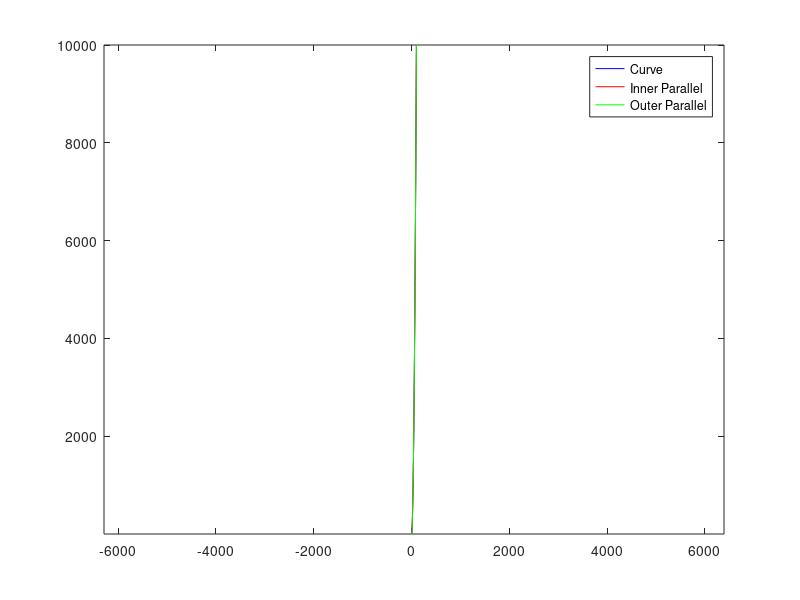

This chart was generated by the following MATLAB code:
function [x_inner, y_inner, x_outer, y_outer, R, unv, concavity, overlap]= parallelCurve(x, y, d, make_plot, flag1)
% % parallel_curve: Calculates the inner and outer parallel curves to the given x, y pairs.
% %
% % Syntax:
% %
% % [x_inner, y_inner, x_outer, y_outer, R, unv, concavity, overlap]=parallel_curve(x, y, d, make_plot);
% %
% % **********************************************************************
% %
% % Description
% %
% % Calculates the inner and outer parallel curves to the given x, y
% % coordinate pairs.  By default the inner parallel is toward the center 
% % of curvature while the outer parallel is away from the center of 
% % curvature.  Use  flag1=0 to make the parallels stay on opposite sides 
% % of the curve.  Input the x and y coordinate pairs, distance between 
% % the curve and the parallel, and whether to plot the curves.
% %
% % Program is currently limited to rectangular coordinates.
% % Attempts to make sure the parellels are always inner or outer.
% % The inner parallel is toward the center of curvature
% % while the outer parallel is away from the center of curvature.
% % If the radius of curvature become infinite adn the center of curvature 
% % changes sides then the parallels will switch sides.  If the parallels 
% % should stay on teh sae sides then set flag1=0 to keep the parallels
% % on the sides.  
% % 
% % Implements "axis equal" so that the curves appear with equal
% % scaling.  If this is a problem, type "axis normal" and the scaling goes
% % back to the default.  This will have to be done for every plot or feel
% % free to modify the program.
% %
% % **********************************************************************
% %
% % Input Variables
% %
% % x=1:100;        % (meters) position column-vector in the x-direction
% %                 % default is x=1:100;
% %
% % y=x.^3;         % (meters) position column-vector in the y-direction
% %                 % default is y=x.^2;
% %
% % d=10;           % (meters) distance from curve to the parallel curve
% %             	% default is d=1;
% %
% % make_plot=1;    % 1 makes a plot of the curve and parallels
% %                 % otherwise on plots are generated.
% %                 % default is make_plot=1;
% %
% % flag1
% %
% % **********************************************************************
% %
% % Output Variables
% %
% % x_inner     % (meters) x positions of the inner parallel curve
% %
% % y_inner     % (meters) y positions of the inner parallel curve
% %
% % x_outer     % (meters) x positions of the outer parallel curve
% %
% % y_outer     % (meters) y positions of the outer parallel curve
% %
% % R           % (meters) radius of curvature
% %
% % unv         % (meters) unit normal vector at each position
% %
% % concavity   % (-1) concave down
% %             % (+1) concave up
% %
% % overlap     % (boolean) indicates whether the distance between the
% %             %  parallel curves is greater than the radius of curvature.
% %             % if overlap is 1 then there may be cusps and the parallels
% %             % may be overlapping one another.
% %
% % **********************************************************************
%
%
% Example='1';
% 
% x=[0:0.1:0.5];
% y=[0.4 0.375 0.35 0.325 0.275 0.15];
% p=polyfit(x,y,3);
% x=0:.01:.5;
% y=polyval(p,x);
% d=0.07;
% make_plot=1;
% flag1=0;
% [x_inner, y_inner, x_outer, y_outer, R, unv, concavity, overlap]=parallel_curve(x, y, d, make_plot, flag1);
% 
% 
%
% Example='2';
% 
% x=1:100;
% y=x.^2;
% d=1;
% make_plot=1;
% [x_inner, y_inner, x_outer, y_outer, R, unv, concavity, overlap]=parallel_curve(x, y, d, make_plot);
%
%
% Example='3';
%
% x=1:100;
% y=log10(x);
% d=1;
% make_plot=1;
% [x_inner, y_inner, x_outer, y_outer, R, unv, concavity, overlap]=parallel_curve(x, y, d, make_plot);
%
%
% Example='4';
%
% x=1/1000*(0:10000);
% y=sin(2*pi*x);
% d=1;
% make_plot=1;
% [x_inner, y_inner, x_outer, y_outer, R, unv, concavity, overlap]=parallel_curve(x, y, d, make_plot);
%
%
% Example='5';
%
% x=1/1000*(0:10000);
% y=sin(2*pi*x);
% d=1;
% make_plot=1;
% [x_inner, y_inner, x_outer, y_outer, R, unv, concavity, overlap]=parallel_curve(x, y, d, make_plot);
%
%
% Example='6';
%
% x=1/1000*(0:10000);
% y=10*sin(2*pi*x);
% d=10;
% make_plot=1;
% [x_inner, y_inner, x_outer, y_outer, R, unv, concavity, overlap]=parallel_curve(x, y, d, make_plot);
%
%
%
% % **********************************************************************
% %
% %
% %
% % List of Dependent Subprograms for
% % parallel_curve
% %
% % FEX ID# is the File ID on the Matlab Central File Exchange
% %
% %
% % Program Name   Author   FEX ID#
% % 1) magn		Paolo de Leva		8782
% %
% %
% %
% % **********************************************************************
% %
% % References
% %
% % http://xahlee.org/SpecialPlaneCurves_dir/Parallel_dir/parallel.html
% %
% % Gray, A. "Parallel Curves." §5.7 in Modern Differential Geometry of
% %           Curves and Surfaces with Mathematica, 2nd ed. Boca Raton,
% %           FL: CRC Press, pp. 115-117, 1997.
% %
% % Lawrence, J. D. A Catalog of Special Plane Curves. New York: Dover,
% %           pp.42-43, 1972.
% %
% % Yates, R. C. "Parallel Curves." A Handbook on Curves and Their
% %               Properties. Ann Arbor, MI: J. W. Edwards, pp. 155-159,
% %               1952.
% %
% % http://en.wikipedia.org/wiki/Parallel_curve
% %
% % **********************************************************************
% %
% %
% % parallel_curve was  Written by Edward L. Zechmann
% %
% %
% %     date     10 June        2010
% %
% % modified      2 July        2010    Updated Comments
% %
% % modified     25 September   2010    Added option to avoid following
% %                                     the change in concavity when
% %                                     radius of curvture is infinite.
% %                                     Fixed bug with indicating the 
% %                                     overlap.   
% %                                     Updated Comments
% %
% % **********************************************************************
% %
% % Please feel free to modify this code.
% %
% % See Also: horn, magn
% %
if nargin < 1 || isempty(x) || ~isnumeric(x)
    x=1:100;
end
if nargin < 2 || isempty(y) || ~isnumeric(y)
    y=x.^2;
end
if nargin < 3 || isempty(d) || ~isnumeric(d)
    d=1;
end
if nargin < 4 || isempty(make_plot) || ~isnumeric(make_plot)
    make_plot=1;
end
if nargin < 5 || isempty(flag1) || ~isnumeric(flag1)
    flag1=1;
end
% % Make sure that x and y are column vectors.
x=x(:);
y=y(:);
% % Calculate the unit gradient in the x-direction.
dx=gradient(x);
% % Calculate the unit gradient in the y-direction.
dy=gradient(y);
% % Calculate the unit second gradient in the x-direction.
dx2=gradient(dx);
% % Calculate the unit second gradient in the y-direction.
dy2=gradient(dy);
% % Calculate the normal vector
nv=[dy, -dx];
% % normalize the normal vector
unv=zeros(size(nv));
norm_nv=norm(nv, 2);
unv(:, 1)=nv(:, 1)./norm_nv;
unv(:, 2)=nv(:, 2)./norm_nv;
% % determine radius of curvature
R=(dx.^2+dy.^2).^(3/2)./abs(dx.*dy2-dy.*dx2);
% % Determine overlap points for inner normal curve
overlap=R < d;
% % Determine concavity
concavity=2*(dy2 > 0)-1;
if isequal(flag1, 1)
    
     % % For inner normal curve
    x_inner=x-unv(:, 1).*concavity.*d;
    y_inner=y-unv(:, 2).*concavity.*d;
    % % For outer normal curve
    x_outer=x+unv(:, 1).*concavity.*d;
    y_outer=y+unv(:, 2).*concavity.*d;
    
else
    % % For inner normal curve
    x_inner=x-unv(:, 1).*d;
    y_inner=y-unv(:, 2).*d;
    % % For outer normal curve
    x_outer=x+unv(:, 1).*d;
    y_outer=y+unv(:, 2).*d;
end
%  % Make a simple plot of the curve and the parallels
if isequal(make_plot, 1)
    figure;
    plot(x, y, 'b');
    hold on;
    plot(x_inner, y_inner, 'r');
    plot(x_outer, y_outer, 'g');
    legend({'Curve', 'Inner Parallel', 'Outer Parallel'}, 'location', 'Best');
    % The axis scaling can be modified.
    % axis equal makes the plots more realistic for geometric
    % constructions.  if this is a problem, change to axis normal.
    axis equal
    % axis normal
end

